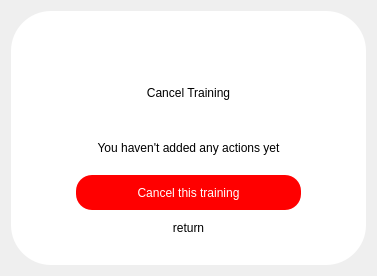
<?xml version="1.0" encoding="UTF-8"?>
<ui version="4.0">
 <class>Dialog_cancel_training</class>
 <widget class="QDialog" name="Dialog_cancel_training">
  <property name="geometry">
   <rect>
    <x>0</x>
    <y>0</y>
    <width>377</width>
    <height>276</height>
   </rect>
  </property>
  <property name="windowTitle">
   <string>Dialog</string>
  </property>
  <layout class="QHBoxLayout" name="horizontalLayout">
   <item>
    <widget class="QFrame" name="frame">
     <property name="styleSheet">
      <string notr="true">#frame{
	background-color: rgb(255, 255, 255);
	border-top-right-radius:40px;
	border-top-left-radius:40px;
	border-bottom-right-radius:40px;
	border-bottom-left-radius:40px;
}

QPushButton {
    font: 9pt &quot;微软雅黑&quot;; 
    border: 1px solid #ccc; /* 细边框 */
    border-radius: 16px; /* 轻微圆角 */
    background-color: white; /* 纯白背景 */
    color: black; /* 黑色文字 */
	border:none;
    min-width: 60px;
    min-height: 35px;
	margin:0 65px
}

QPushButton:hover {
    background-color: #f0f0f0; /* 浅灰色悬浮效果 */
    padding-bottom: 2px; /* 轻微下移，增加按压感 */
}

QPushButton:pressed {
    background-color: #e0e0e0; /* 更深的灰色，按下效果 */
    padding-bottom: 1px;
}

QPushButton:disabled {
    background-color: #f8f8f8;
    color: gray;
    border-color: #ddd;
}

#button_cancel_training{
	background-color: #ff0000;
	    color: white; 
}

#button_cancel_training:hover {
    background-color: #ff0000;
}

#button_cancel_training:pressed {
    background-color:#ffe1e0; 
}

#button_cancel{
	margin-bottom:20px;
}

#button_cancel:pressed {
	color:white;
}

#label_2{
	
	font: 700 12pt &quot;微软雅黑&quot;;
}

#label{
	font:10pt &quot;微软雅黑&quot;;
}
</string>
     </property>
     <property name="frameShape">
      <enum>QFrame::Shape::StyledPanel</enum>
     </property>
     <property name="frameShadow">
      <enum>QFrame::Shadow::Raised</enum>
     </property>
     <layout class="QVBoxLayout" name="verticalLayout">
      <property name="spacing">
       <number>0</number>
      </property>
      <property name="leftMargin">
       <number>0</number>
      </property>
      <property name="topMargin">
       <number>0</number>
      </property>
      <property name="rightMargin">
       <number>0</number>
      </property>
      <property name="bottomMargin">
       <number>0</number>
      </property>
      <item>
       <widget class="QLabel" name="label_cancel_icon">
        <property name="text">
         <string/>
        </property>
       </widget>
      </item>
      <item>
       <widget class="QLabel" name="label_2">
        <property name="text">
         <string>Cancel Training</string>
        </property>
        <property name="alignment">
         <set>Qt::AlignmentFlag::AlignCenter</set>
        </property>
       </widget>
      </item>
      <item>
       <widget class="QLabel" name="label">
        <property name="text">
         <string>You haven't added any actions yet</string>
        </property>
        <property name="alignment">
         <set>Qt::AlignmentFlag::AlignCenter</set>
        </property>
       </widget>
      </item>
      <item>
       <widget class="QPushButton" name="button_cancel_training">
        <property name="text">
         <string>Cancel this training</string>
        </property>
       </widget>
      </item>
      <item>
       <widget class="QPushButton" name="button_cancel">
        <property name="text">
         <string>return</string>
        </property>
       </widget>
      </item>
     </layout>
    </widget>
   </item>
  </layout>
 </widget>
 <resources>
  <include location="../res.qrc"/>
 </resources>
 <connections/>
</ui>
